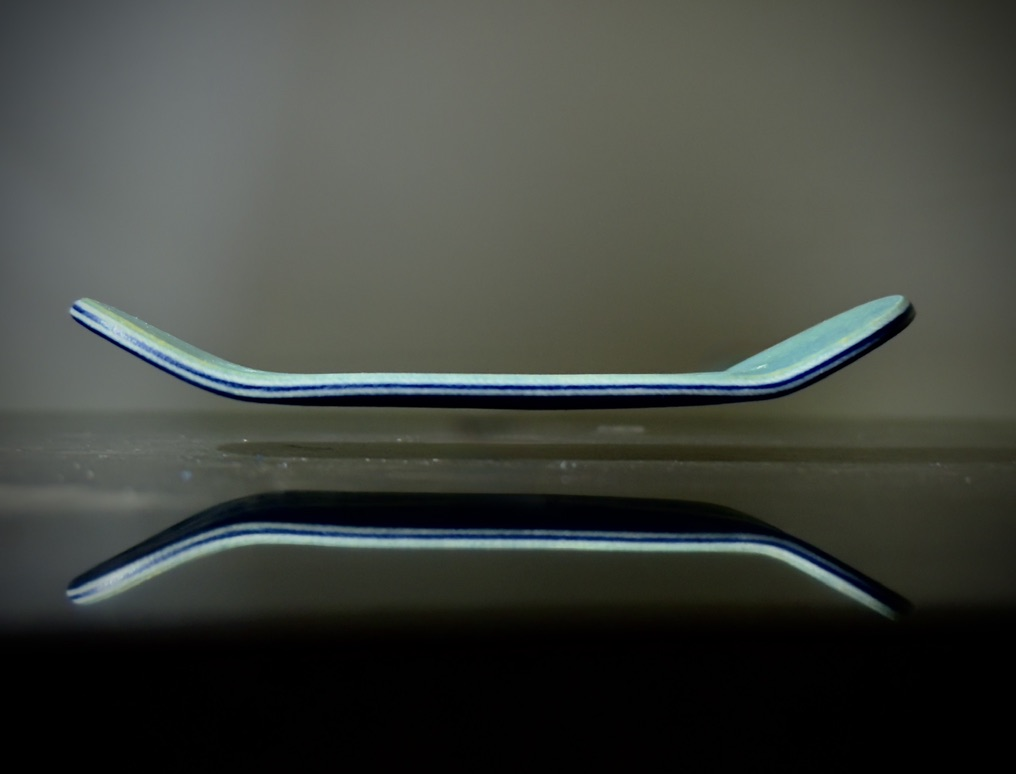
#> input picture .claude/og-card/profile.jpg, 1016 x 774 px
$ python compose.py
#> lines starting #> are read from the running program, lines starting #| are printed output that depends on the picture
from PIL import Image, ImageChops, ImageDraw, ImageFont
"""The link-preview card, site/media/og-share.jpg (1200x630).
Run from anywhere:  python3 .claude/og-card/compose.py [CARDREF] [PHOTO_PANEL_W]
Needs card-<REF>.png beside it first (node .claude/og-card/capture-card.mjs "HS 06",
run from this folder with the avrg-v1 server up on :8124)."""
import os, sys
HERE = os.path.dirname(os.path.abspath(__file__))
REPO = os.path.dirname(os.path.dirname(HERE))
W, H = 1200, 630
PW = int(sys.argv[2]) if len(sys.argv) > 2 else 700   # photo panel width
card_ref = sys.argv[1] if len(sys.argv) > 1 else "HS06"

# left: the profile shot, fit to the panel width, sky extended upward
ph = Image.open(f"{HERE}/profile.jpg").convert("RGB")
#> ph is the input picture: PIL image 1016x774 RGB; mean R, G, B 64.8, 68.4, 62.6
ph = ph.resize((PW, round(ph.height * PW / ph.width)), Image.LANCZOS)
#> ph: PIL image 700x533 RGB
top = H - ph.height
#> top = 97
left = Image.new("RGB", (PW, H))
#> left: PIL image 700x630 RGB; every value is 0
# per-column average of the photo's top rows, stretched up; the photo fades in over 90px
col = ph.crop((0, 0, PW, 40)).resize((PW, 1), Image.BOX).resize((PW, H), Image.BICUBIC)
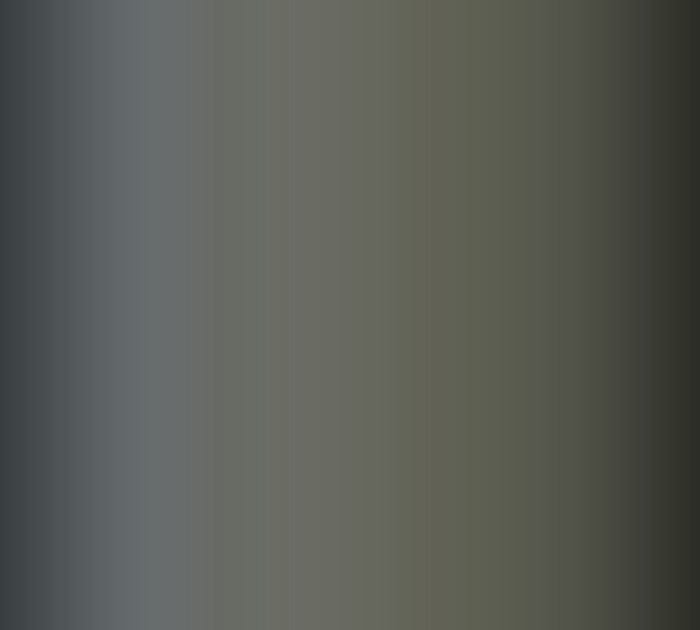
#> col: PIL image 700x630 RGB; mean R, G, B 89.1, 91.6, 85.4
left.paste(col, (0, 0))
fade = 90
mask = Image.linear_gradient("L").resize((PW, fade))
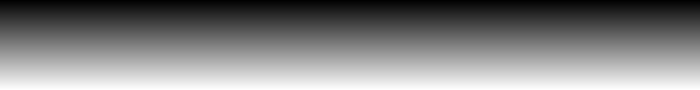
#> mask: PIL image 700x90 L; min 1, max 254, mean 127.5
left.paste(ph.crop((0, 0, PW, fade)), (0, top), mask)
left.paste(ph.crop((0, fade, PW, ph.height)), (0, top + fade))
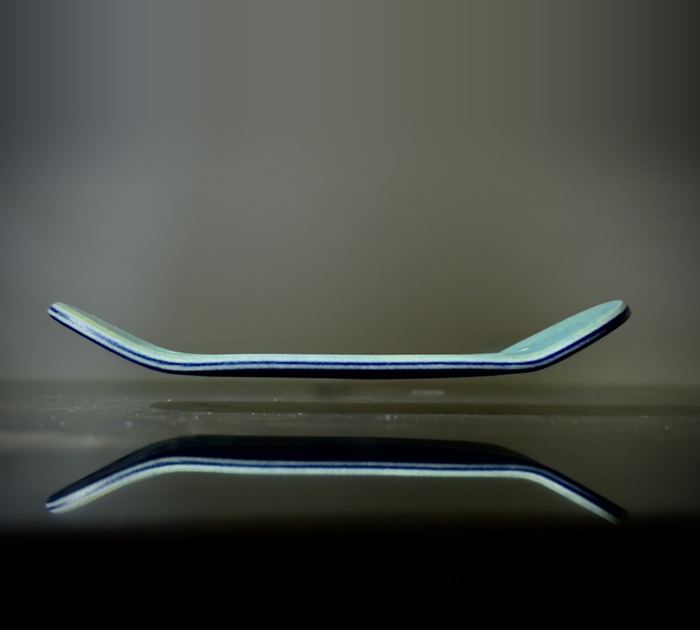
#> left: PIL image 700x630 RGB; mean R, G, B 68.5, 71.8, 66

# the white line mark, centred over the board
#> (the run stopped early here; a loop or call above may not have finished)
